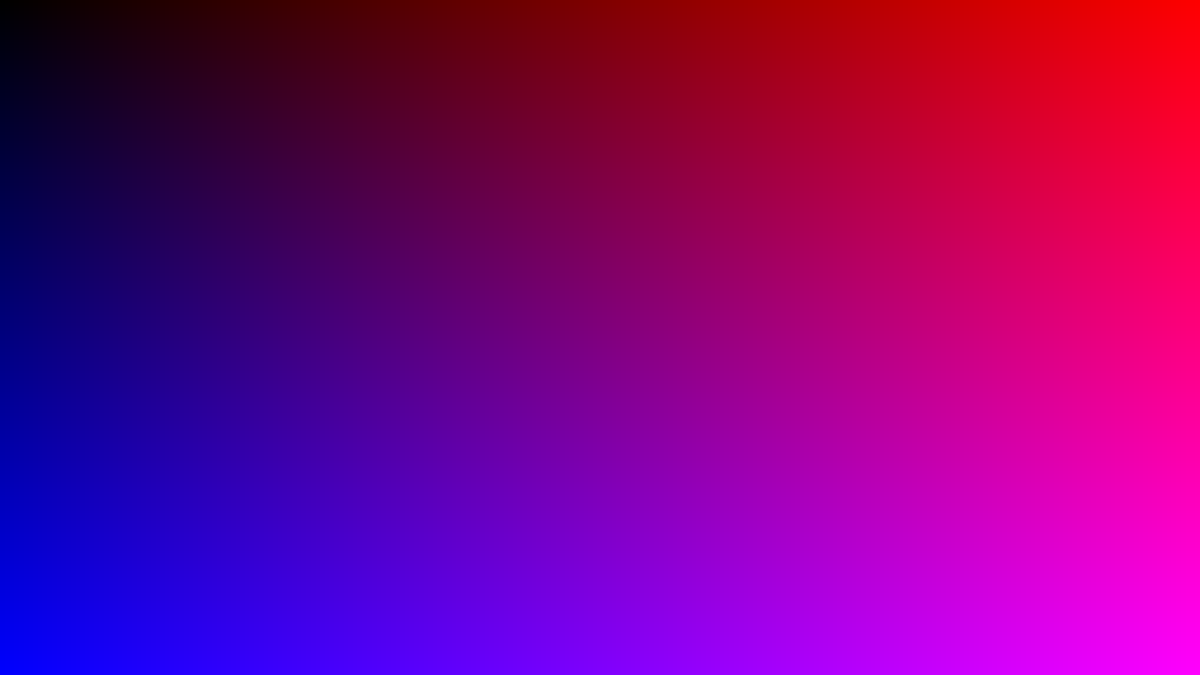
Frame 1 (no input)
Frame 60 (the mouse pressed at the canvas centre just before this capture): identical to frame 1, image omitted
Frame 120 (the mouse held since frame 60 and released just before this capture): identical to frame 1, image omitted

The Processing sketch that drew this single still picture (run headless with seeded random() and noise(); from frame 60 on, the mouse is pressed at the canvas centre):

// Processing sketch: E19_Pixels_Again
// ── E19_Pixels_Again.pde
void setup() {
  size(1920, 1080);
}

void draw() {
  background(0);
  
  loadPixels();
  
  for (int i=0; i < pixels.length; i++) {
    float x = i % width;
    float y = floor(i / width);
    
    float red = map(x, 0, width - 1, 0, 255);
    float blue = map(y, 0, height - 1, 0, 255);
    
    // or:
    //float blue = y > height / 2 ? 255 : 0; // Remember the Ternary operator?
    
    pixels[i] = color(red, 0, blue);
  }
  
  updatePixels();
  
  surface.setTitle(frameRate + "fps"); // This should only run at about 15 fps. (MacBook Pro 15" 2015)
}
